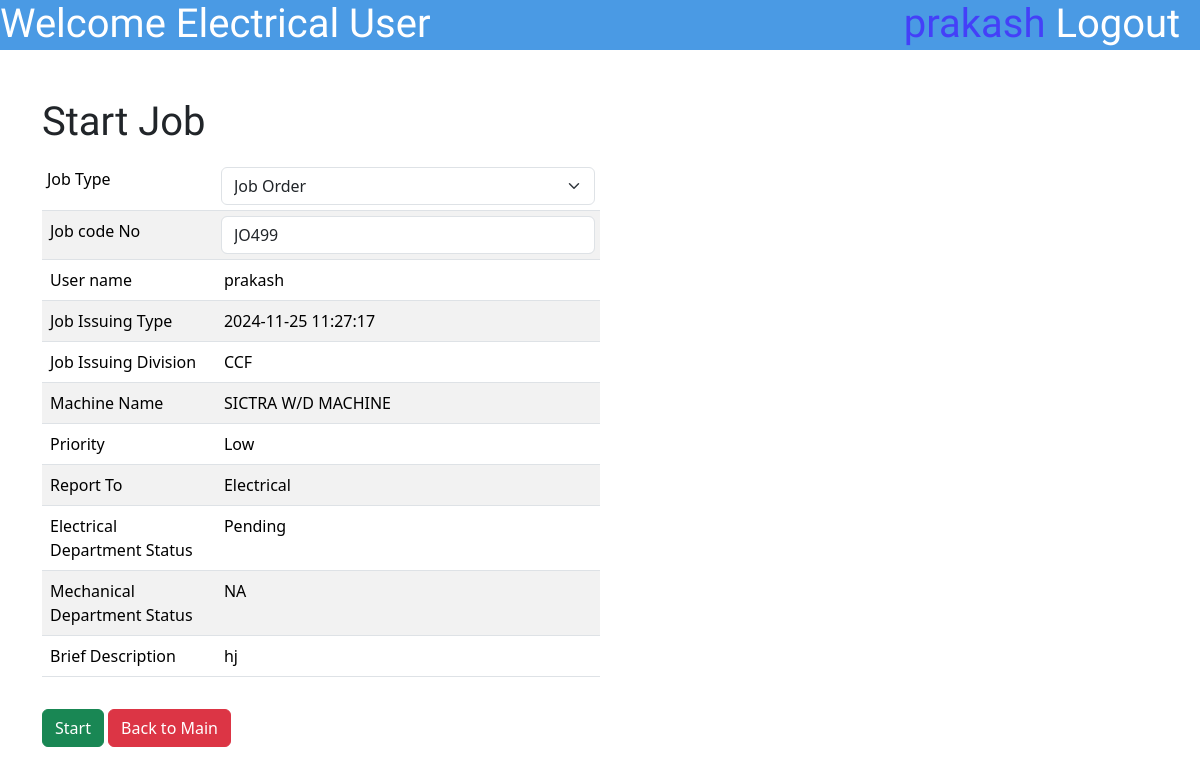
/EMUser/StartJobEMUser.php?updateid=499 (signed in), run on the app's committed database.
### tables this page shows
CREATE TABLE `jobdatasheet` (
  `id` int(10) NOT NULL,
  `JobCodeNo` varchar(100) NOT NULL,
  `JobPostingDateTime` varchar(50) NOT NULL,
  `JobFinishingDateTime` varchar(50) DEFAULT NULL,
  `JobPostingDev` enum('ACF','CCF','DR','Flexible','Aluminium Rodmill','Ceylon Copper','Drum Yard','Carpentry','Bail Room') NOT NULL,
  `MachineName` varchar(255) NOT NULL,
  `Priority` enum('High','Low','Critical','') NOT NULL,
  `ReportTo` enum('Electrical','Mechanical','Both','') NOT NULL,
  `BDescription` varchar(500) NOT NULL,
  `Username` varchar(50) NOT NULL,
  `JobStatusE` enum('Pending','Started','Finished','Approved','NA') NOT NULL,
  `JobStatusM` enum('Pending','Started','Finished','Approved','NA') NOT NULL,
  `ManPowerInvolved` varchar(1000) DEFAULT NULL,
  `Certification` enum('Pending Certification','Not Certified','Certified','') NOT NULL,
  `FinishedCommentE` varchar(255) DEFAULT NULL,
  `FinishedCommentM` varchar(500) DEFAULT NULL,
  `TransferCommentE` varchar(500) DEFAULT NULL,
  `TransferCommentM` varchar(500) DEFAULT NULL,
  `ApproveComment` varchar(1000) DEFAULT NULL,
  `DisapproveComment` varchar(1000) DEFAULT NULL,
  `DownTimeE` varchar(500) DEFAULT NULL,
  `DownTimeM` varchar(50) DEFAULT NULL,
  `TryCount` int(10) DEFAULT NULL
);

### EMUser/StartJobEMUser.php (the view, shortened to what this page needs)
<?php
include '../connect.php';
$idu = $_GET['updateid'];
$sql = "Select * from jobdatasheet where id='$idu'";
$result = mysqli_query($con, $sql);
$row = mysqli_fetch_assoc($result);
$JobCodeNo = $row['JobCodeNo'];
$username = $_SESSION['username'];
$JobIssuingDateTime = $row['JobPostingDateTime'];
$JobIssuingDivision = $row['JobPostingDev'];
$MachineName = $row['MachineName'];
$priority = $row['Priority'];
$ReportTo = $row['ReportTo'];
$BriefDescription = $row['BDescription'];
$JobStatusM = $row['JobStatusM'];
$JobStatusE = $row['JobStatusE'];
?>
<!DOCTYPE html>
<html lang="en">
<head>
    <link href="https://cdn.jsdelivr.net/npm/bootstrap@5.3.3/dist/css/bootstrap.min.css" rel="stylesheet"
>
    <link rel="stylesheet" href="\MaintananceJobCard\styles\SubmitJobstyle.css">
</head>
<body>
    <div class="topbar">
        <h1 class="topbar-text">Welcome <?php echo $_SESSION['workplace'] ?> User</h1>
        <a href="\MaintananceJobCard\logout.php">
            <h1 class="topbar-logout">Logout &nbsp</h1>
        </a>
        <h1 class="topbar-username"><?php echo $_SESSION['username'] ?>&nbsp</h1>
    </div>
    <div class="container mt-5 ">
        <h1> Start Job </h1>
        <div class="mt-3">
            <form method="POST">
                <table class="table table-striped w-50">
                    <tr>
                    <tr>
                        <td style="width:200px;padding:5px">
                            <label class="pr-3">Job Type</label>
                        </td>
                        <td style="width:500px;padding:5px">
                            <select name="JobType" id="JobType" class="form-select" required
                                onchange="updateTextbox()">
                                <option value="JobOrder" <?php if ((substr($JobCodeNo, 0, 2)) == "JO") {
                                    echo "selected";
                                } ?>>
                                    Job Order</option>
                        </td>
                    </tr>
                    <tr>
                        <td>
                            Job code No
                        </td>
                        <td style="width:500px;padding:5px">
                            <input type="text" name="JobCodeNo" class="form-control" id="JobCodeNo"
                                value="<?php echo $JobCodeNo; ?>" readonly required>
                        </td>
                    </tr>
                    <tr>
                        <td>
                            User name
                        </td>
                        <td>
                            <?php echo $username; ?>
                        </td>
                    </tr>
                    <tr>
                        <td>
                            Job Issuing Type
                        </td>
                        <td>
                            <?php echo $JobIssuingDateTime; ?>
                        </td>
                    </tr>
                    <tr>
                        <td>
                            Job Issuing Division
                        </td>
                        <td>
                            <?php echo $JobIssuingDivision; ?>
                        </td>
                    </tr>
                    <tr>
                        <td>
                            Machine Name
                        </td>
                        <td>
                            <?php echo $MachineName; ?>
                        </td>
                    </tr>
                    <tr>
                        <td>
                            Priority
                        </td>
                        <td>
                            <?php echo $priority; ?>
                        </td>
                    </tr>
                    <tr>
                        <td>
                            Report To
                        </td>
                        <td>
                            <?php echo $ReportTo; ?>
                        </td>
                    </tr>
                    <tr>
                        <td>
                            Electrical Department Status
                        </td>
                        <td>
                            <?php echo $JobStatusE; ?>
                        </td>
                    </tr>
                    <tr>
                        <td>
                            Mechanical Department Status
                        </td>
                        <td>
                            <?php echo $JobStatusM; ?>
                        </td>
                    </tr>
                    <tr>
                        <td>
                            Brief Description
                        </td>
                        <td>
                            <?php echo $BriefDescription; ?>
                        </td>
                    </tr>
                </table>
                <button type="submit" class="btn btn-success mt-3" name="start"
                    onclick="return confirm('Are you sure?')">Start</button>
                <button type="back" class="btn btn-danger mt-3" name="back"><a
                        href="\MaintananceJobCard\EMUser\indexEMUser.php" style="text-decoration:none;color:white">Back
                        to Main</a></button>
            </form>
        </div>
    </div>
</body>
</body>

### styles/SubmitJobstyle.css (style rules this page uses)
div.topbar { height: 50px; width: 100%; background-color: #4A9AE4; }
h1.topbar-text { float: left; font-family: "Jockey One", sans-serif; color: white; }
h1.topbar-username { float: right; font-family: "Jockey One", sans-serif; color: #4440F8; }
h1.topbar-logout { float: right; font-family: "Jockey One", sans-serif; color: white; }

### EMUser/StartJobEMUser.php (style rules this page uses)
h1 { font-family: "Jockey One", sans-serif; }

### data on the page
jobdatasheet: JobType "Job Order", JobCodeNo "JO499", JobPostingDateTime "2024-11-25 11:27:17", JobPostingDev "CCF", MachineName "SICTRA W/D MACHINE", Priority "Low", ReportTo "Electrical", JobStatusE "Pending", JobStatusM "NA", BDescription "hj"

### other printed values
$_SESSION['workplace'] "Electrical"
$_SESSION['username'] "prakash"
$username "prakash"
